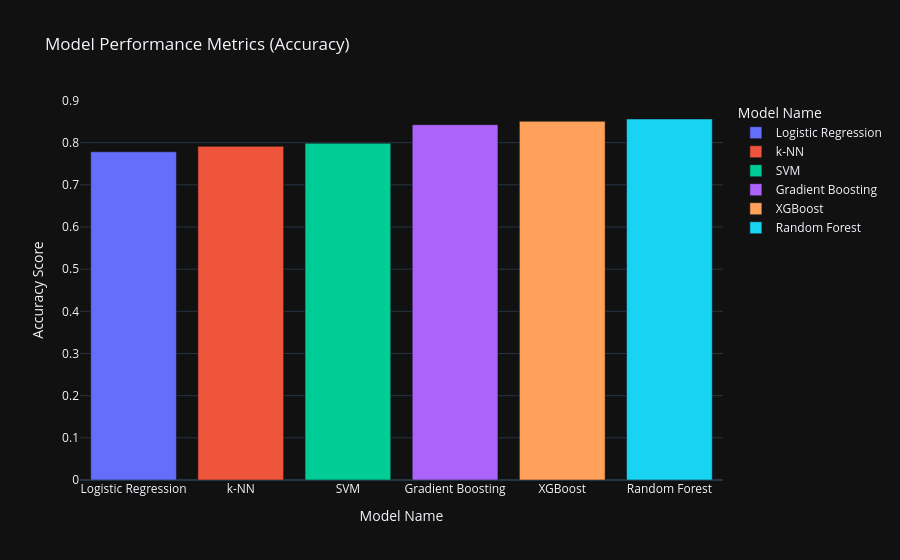

Source (notebook cell):
### Markdown cell above
- The XGBoost is our highest performing model with an accuracy of 0.852027 / **85%**.

- Our top 3 models (Random Forest, XGBoost and Gradient Boosting) are all tree based models, specifically ensemble learning techniques that combine multiple individual trees to improve overall performance and robustness. They reduce overfitting by averaging or boosting the individual trees' predictions. They offer a combination of powerful features that make them robust, accurate, and versatile for classification tasks across a wide range of domains and data characteristics.

### Code cell
# Sort the DataFrame by the 'Accuracy' column in ascending order
metrics_df_sorted = metrics_df.sort_values(by='Accuracy')

# Create the plot
fig = px.bar(metrics_df_sorted, x='Model', y='Accuracy', color='Model',
             title='Model Performance Metrics (Accuracy)',
             template='plotly_dark',
             labels={'Model': 'Model Name', 'Accuracy': 'Accuracy Score'}
            )

# Show the plot
fig.show()

### Figure 1 — Plotly figure (JSON) as saved in the notebook; plotly's stock layout.template omitted (floating-point values rounded to 4 significant figures)
{"data": [{"hovertemplate": "Model Name=%{x}<br>Accuracy Score=%{y}<extra></extra>", "legendgroup": "Logistic Regression", "marker": {"color": "#636efa", "pattern": {"shape": ""}}, "name": "Logistic Regression", "orientation": "v", "showlegend": true, "textposition": "auto", "type": "bar", "x": ["Logistic Regression"], "xaxis": "x", "y": [0.7784], "yaxis": "y"}, {"hovertemplate": "Model Name=%{x}<br>Accuracy Score=%{y}<extra></extra>", "legendgroup": "k-NN", "marker": {"color": "#EF553B", "pattern": {"shape": ""}}, "name": "k-NN", "orientation": "v", "showlegend": true, "textposition": "auto", "type": "bar", "x": ["k-NN"], "xaxis": "x", "y": [0.7912], "yaxis": "y"}, {"hovertemplate": "Model Name=%{x}<br>Accuracy Score=%{y}<extra></extra>", "legendgroup": "SVM", "marker": {"color": "#00cc96", "pattern": {"shape": ""}}, "name": "SVM", "orientation": "v", "showlegend": true, "textposition": "auto", "type": "bar", "x": ["SVM"], "xaxis": "x", "y": [0.7986], "yaxis": "y"}, {"hovertemplate": "Model Name=%{x}<br>Accuracy Score=%{y}<extra></extra>", "legendgroup": "Gradient Boosting", "marker": {"color": "#ab63fa", "pattern": {"shape": ""}}, "name": "Gradient Boosting", "orientation": "v", "showlegend": true, "textposition": "auto", "type": "bar", "x": ["Gradient Boosting"], "xaxis": "x", "y": [0.8426], "yaxis": "y"}, {"hovertemplate": "Model Name=%{x}<br>Accuracy Score=%{y}<extra></extra>", "legendgroup": "XGBoost", "marker": {"color": "#FFA15A", "pattern": {"shape": ""}}, "name": "XGBoost", "orientation": "v", "showlegend": true, "textposition": "auto", "type": "bar", "x": ["XGBoost"], "xaxis": "x", "y": [0.8507], "yaxis": "y"}, {"hovertemplate": "Model Name=%{x}<br>Accuracy Score=%{y}<extra></extra>", "legendgroup": "Random Forest", "marker": {"color": "#19d3f3", "pattern": {"shape": ""}}, "name": "Random Forest", "orientation": "v", "showlegend": true, "textposition": "auto", "type": "bar", "x": ["Random Forest"], "xaxis": "x", "y": [0.8561], "yaxis": "y"}], "layout": {"barmode": "relative", "legend": {"title": {"text": "Model Name"}, "tracegroupgap": 0}, "title": {"text": "Model Performance Metrics (Accuracy)"}, "xaxis": {"anchor": "y", "categoryarray": ["Logistic Regression", "k-NN", "SVM", "Gradient Boosting", "XGBoost", "Random Forest"], "categoryorder": "array", "domain": [0, 1], "title": {"text": "Model Name"}}, "yaxis": {"anchor": "x", "domain": [0, 1], "title": {"text": "Accuracy Score"}}}}
